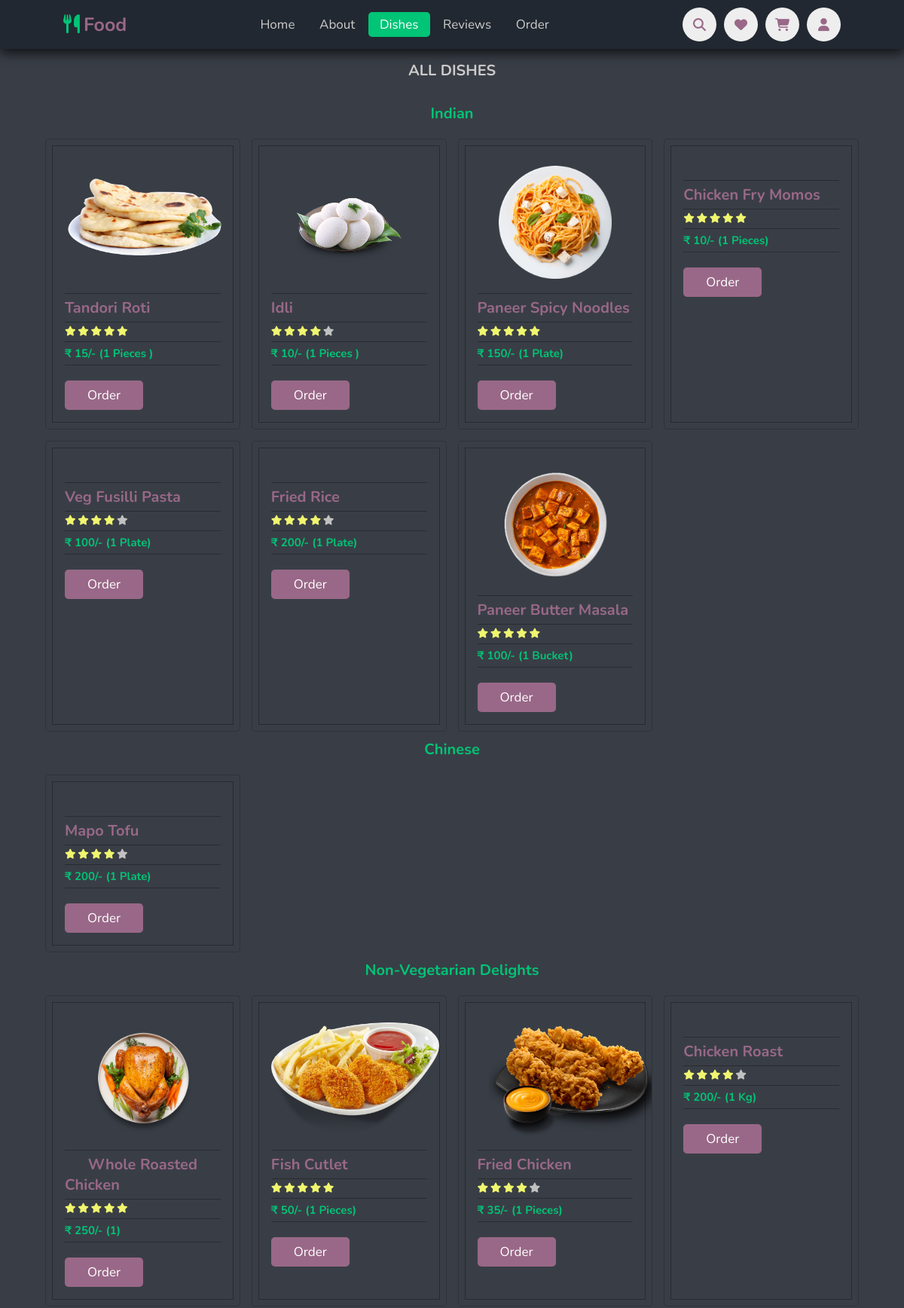
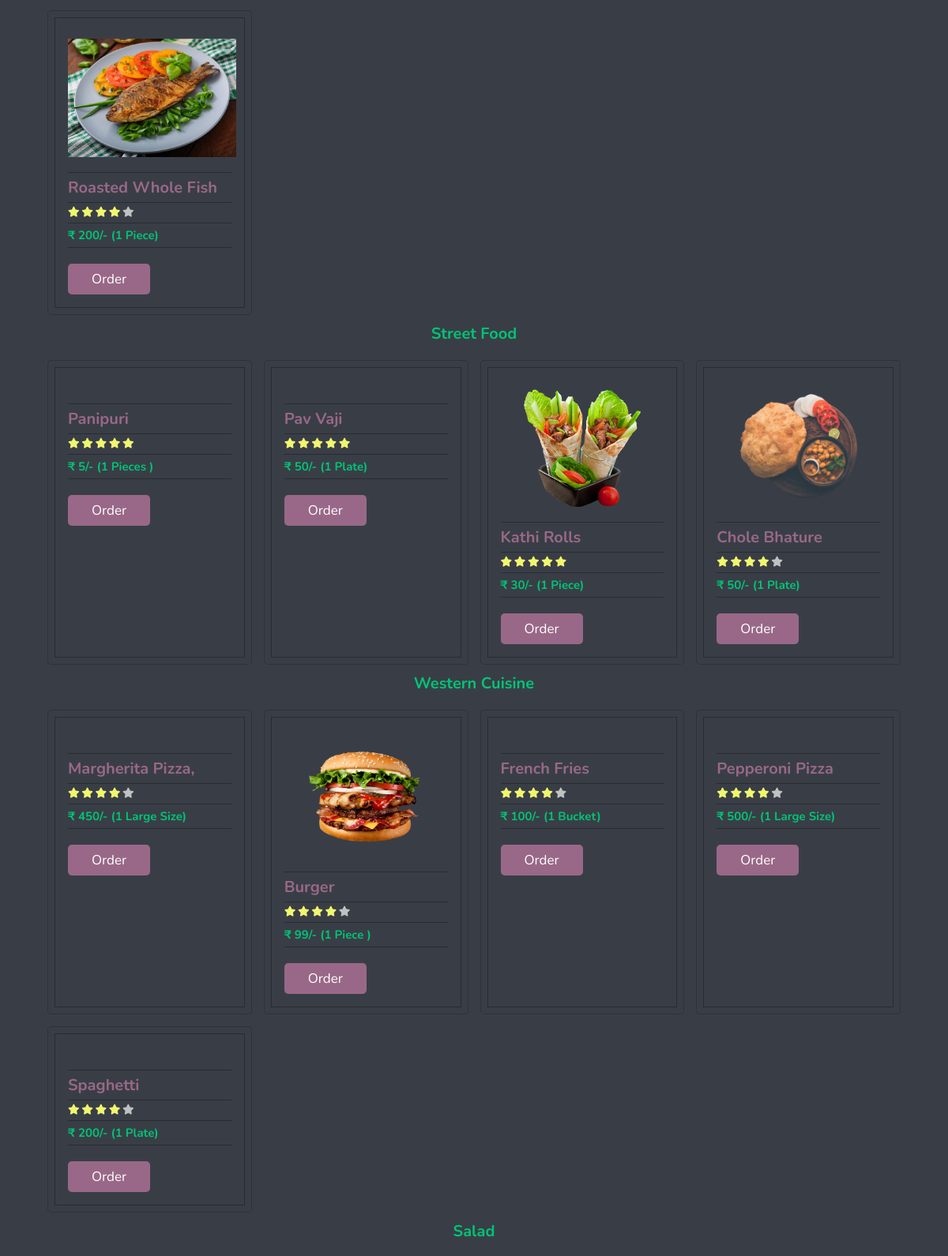
Page /dishes.php (upper part) on the committed database (2 pictures, top to bottom).
### tables this page shows
CREATE TABLE `category` (
  `cid` int(10) UNSIGNED NOT NULL,
  `ctitle` varchar(50) NOT NULL,
  `cdescription` text NOT NULL
);

CREATE TABLE `dish` (
  `did` int(11) UNSIGNED NOT NULL,
  `dname` varchar(50) NOT NULL,
  `drating` int(5) NOT NULL,
  `dprice` double NOT NULL,
  `quantity` varchar(255) NOT NULL,
  `dcategory` int(11) UNSIGNED NOT NULL,
  `type` varchar(100) NOT NULL,
  `ingredients` varchar(255) NOT NULL,
  `is_featured` int(1) NOT NULL,
  `is_popular` int(1) NOT NULL,
  `dpicture` varchar(255) NOT NULL,
  `is_today` int(1) NOT NULL,
  `description` text NOT NULL
);

### dishes.php (the view, shortened to what this page needs)
<?php
    include './Partials/header.php';
?>
<section class="dishes" id="dishes" style="margin-top:6rem;padding: 2rem 5%;">
    <h1 class="heading"> All dishes </h1>
    <?php
        $category_query = "select * from category";
        $category_result = mysqli_query($conn, $category_query);
        while($category = mysqli_fetch_assoc($category_result)){
            $cid = $category['cid'];
            $count_query = "select count(*) as dish_count from dish where dcategory='$cid'";
            $count_result = mysqli_query($conn, $count_query);
            $dish_count = mysqli_fetch_assoc($count_result)['dish_count'];
        if($dish_count > 0){
    ?>
    <h3 class="sub-heading"> <?= $category['ctitle']  ?> </h3>
    <div class="box-container" style="margin-top:2rem;">
        <?php
            $popular_query = "select * from dish where dcategory='$cid'";
            $popular_result = mysqli_query($conn, $popular_query);
        ?>
        <?php while($popular = mysqli_fetch_assoc($popular_result)) { ?>
        <div class="box">
            <img src="<?= ROOT_URL . 'upload/' . $popular['dpicture'] ?>" alt="">
            <h3 style="text-align-last:left;"><?= $popular['dname'] ?></h3>
            <?php
                $food_name     = $popular['dname'];
                $review_query  = "select * from rating where pname='$food_name' order by rnumber desc limit 8";
                $average_result = mysqli_query($conn, $review_query);
                $total_rows = mysqli_num_rows($average_result);
                $average    = 0;
                while ($review_rateing = mysqli_fetch_assoc($average_result)) {
                    $average += $review_rateing['rnumber'];
                }
                if ($total_rows > 0)
                    $average = $average / $total_rows;
                else
                    $average = 0;
                $average = (int) $average;
            ?>
                    <?php if ($average == 4) { ?>
                        <div class="stars">
                            <i class="fas fa-star check"></i>
                            <i class="fas fa-star check"></i>
                            <i class="fas fa-star check"></i>
                            <i class="fas fa-star check"></i>
                            <i class="fas fa-star "></i>
                        </div>
                    <?php } ?>
                    <?php if ($average == 5) { ?>
                        <div class="stars">
                            <i class="fas fa-star check"></i>
                            <i class="fas fa-star check"></i>
                            <i class="fas fa-star check"></i>
                            <i class="fas fa-star check"></i>
                            <i class="fas fa-star check"></i>
                        </div>
                    <?php } ?>
            <div style="display:grid;text-align-last:left;">
                <span>₹ <?= $popular['dprice'] ?>/- (<?= $popular['quantity'] ?>)</span>
                <a href="<?= ROOT_URL ?>Buy.php?id=<?= $popular['did'] ?>" style="width:fit-content" class="btn">order</a>
            </div>
        </div>
        <?php } ?>
    </div>
    <?php } ?>
    <?php } ?>
</section>
<?php
    include './Partials/footer.php'
?>

### CSS/style.css (style rules this page uses)
:root { --green: #00c476; --black: #996888; --light-color: #cacacaef; --box-shadow: 0 .5rem 1.5rem rgba(0, 0, 0, .768); --outline: .1rem solid rgb(0, 0, 0, .3); --outline-hover: .3rem solid #27ae60; --color-red-light: hsl(346, 87%, 46%, 15%); --color-green: #00c476; --color-green-light: hsl(156, 100%, 38%, 15%); --color-gray-900: #1e1e66; --color-red: #da0f3f; --color-red-light: hsl(346, 87%, 46%, 15%); --color-green: #00c476; --color-green-light: hsl(156, 100%, 38%, 15%); }
* { font-family: 'Nunito', sans-serif; margin: 0; padding: 0; box-sizing: border-box; text-decoration: none; outline: none; border: none; text-transform: capitalize; transition: all .2s linear; list-style: none; }
body { background: #222831; }
html { font-size: 62.5%; overflow-x: hidden; scroll-padding-top: 5.5rem; scroll-behavior: smooth; }
section { padding: 2rem 9%; }
section:nth-child(odd) { background: #393e46; }
.sub-heading { text-align: center; color: var(--green); font-size: 2rem; padding-top: 1rem; }
.heading { text-align: center; color: #ccc; font-size: 2rem; padding-bottom: 2rem; text-transform: uppercase; }
.btn { margin-top: 2rem; display: inline-block; font-size: 1.7rem; color: #fff; background: var(--black); border-radius: .5rem; cursor: pointer; padding: 0.8rem 3rem; }
.dishes .box-container { display: grid; grid-template-columns: repeat(4, 1fr); gap: 1.5rem; }
.dishes .box-container .box { padding: 2.5rem; background: #393e46; border-radius: .5rem; border: .1rem solid rgba(0, 0, 0, .2); position: relative; overflow: hidden; text-align: center; outline: var(--outline); outline-offset: -1rem; }
.dishes .box-container .box img { height: 15rem; margin: 1rem 0; }
.dishes .box-container .box h3 { border-top: var(--outline); border-bottom: var(--outline); color: var(--black); margin-top: .5rem; padding: 0.5rem 0; font-size: 2rem; }
.dishes .box-container .box .stars { text-align-last: left; }
.stars { padding: .5rem 0; border-bottom: var(--outline); }
.stars i { font-size: 1.3rem; color: var(--light-color); }
.stars .check { color: #f0f66e; }
.dishes .box-container .box span { color: var(--green); font-weight: bolder; padding: 0.5rem 0; font-size: 1.5rem; border-bottom: var(--outline); }

### rows in the picture
category: ctitle "Indian"
dish: dpicture (picture), dname "Tandori Roti", dprice "15", quantity "1 Pieces"
dish: dpicture (picture), dname "Idli", dprice "10", quantity "1 Pieces"
dish: dpicture (picture), dname "Paneer Spicy Noodles", dprice "150", quantity "1 Plate"
dish: dname "Chicken Fry Momos", dprice "10", quantity "1 Pieces"
dish: dname "Veg Fusilli Pasta", dprice "100", quantity "1 Plate"
dish: dname "Fried Rice", dprice "200", quantity "1 Plate"
dish: dpicture (picture), dname "Paneer Butter Masala", dprice "100", quantity "1 Bucket"
category: ctitle "Chinese"
dish: dname "Mapo Tofu", dprice "200", quantity "1 Plate"
category: ctitle "Non-Vegetarian Delights"
dish: dpicture (picture), dname "Whole Roasted Chicken", dprice "250", quantity "1"
dish: dpicture (picture), dname "Fish Cutlet", dprice "50", quantity "1 Pieces"
dish: dpicture (picture), dname "Fried Chicken", dprice "35", quantity "1 Pieces"
dish: dname "Chicken Roast", dprice "200", quantity "1 Kg"
dish: dpicture (picture), dname "Roasted Whole Fish", dprice "200", quantity "1 Piece"
category: ctitle "Street Food"
dish: dname "Panipuri", dprice "5", quantity "1 Pieces"
dish: dname "Pav Vaji", dprice "50", quantity "1 Plate"
dish: dpicture (picture), dname "Kathi Rolls", dprice "30", quantity "1 Piece"
dish: dpicture (picture), dname "Chole Bhature", dprice "50", quantity "1 Plate"
category: ctitle "Western Cuisine"
dish: dname "Margherita Pizza,", dprice "450", quantity "1 Large Size"
dish: dpicture (picture), dname "Burger", dprice "99", quantity "1 Piece"
dish: dname "French Fries", dprice "100", quantity "1 Bucket"
dish: dname "Pepperoni Pizza", dprice "500", quantity "1 Large Size"
dish: dname "Spaghetti", dprice "200", quantity "1 Plate"
category: ctitle "Salad"
